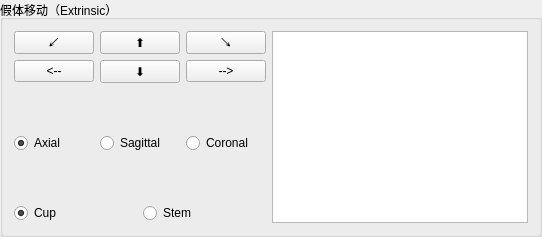
    <widget class="QGroupBox" name="groupBox_22">
     <property name="title">
      <string>假体移动（Extrinsic）</string>
     </property>
     <layout class="QGridLayout" name="gridLayout_18">
      <item row="0" column="1" rowspan="4">
       <widget class="QTextBrowser" name="textBrowser"/>
      </item>
      <item row="0" column="0">
       <layout class="QGridLayout" name="gridLayout">
        <item row="0" column="0">
         <widget class="QPushButton" name="pushButton_extrinsicCounter">
          <property name="text">
           <string>↙</string>
          </property>
         </widget>
        </item>
        <item row="0" column="1">
         <widget class="QPushButton" name="pushButton_extrinsicUp">
          <property name="text">
           <string>⬆</string>
          </property>
         </widget>
        </item>
        <item row="1" column="1">
         <widget class="QPushButton" name="pushButton_extrinsicDown">
          <property name="text">
           <string>⬇</string>
          </property>
         </widget>
        </item>
        <item row="1" column="0">
         <widget class="QPushButton" name="pushButton_extrinsicLeft">
          <property name="text">
           <string>&lt;--</string>
          </property>
         </widget>
        </item>
        <item row="0" column="2">
         <widget class="QPushButton" name="pushButton_extrinsicClock">
          <property name="text">
           <string>↘</string>
          </property>
         </widget>
        </item>
        <item row="1" column="2">
         <widget class="QPushButton" name="pushButton_extrinsicRight">
          <property name="text">
           <string>--&gt;</string>
          </property>
         </widget>
        </item>
       </layout>
      </item>
      <item row="3" column="0">
       <layout class="QHBoxLayout" name="horizontalLayout_21">
        <item>
         <widget class="QRadioButton" name="radioButton_Cup">
          <property name="text">
           <string>Cup</string>
          </property>
          <property name="checked">
           <bool>true</bool>
          </property>
          <property name="autoExclusive">
           <bool>false</bool>
          </property>
         </widget>
        </item>
        <item>
         <widget class="QRadioButton" name="radioButton_Stem">
          <property name="text">
           <string>Stem</string>
          </property>
          <property name="autoExclusive">
           <bool>false</bool>
          </property>
         </widget>
        </item>
       </layout>
      </item>
      <item row="1" column="0" rowspan="2">
       <layout class="QHBoxLayout" name="horizontalLayout_4">
        <item>
         <widget class="QRadioButton" name="radioButton_axial">
          <property name="text">
           <string>Axial</string>
          </property>
          <property name="checked">
           <bool>true</bool>
          </property>
         </widget>
        </item>
        <item>
         <widget class="QRadioButton" name="radioButton_sagittal">
          <property name="text">
           <string>Sagittal</string>
          </property>
         </widget>
        </item>
        <item>
         <widget class="QRadioButton" name="radioButton_coronal">
          <property name="text">
           <string>Coronal</string>
          </property>
         </widget>
        </item>
       </layout>
      </item>
     </layout>
    </widget>
